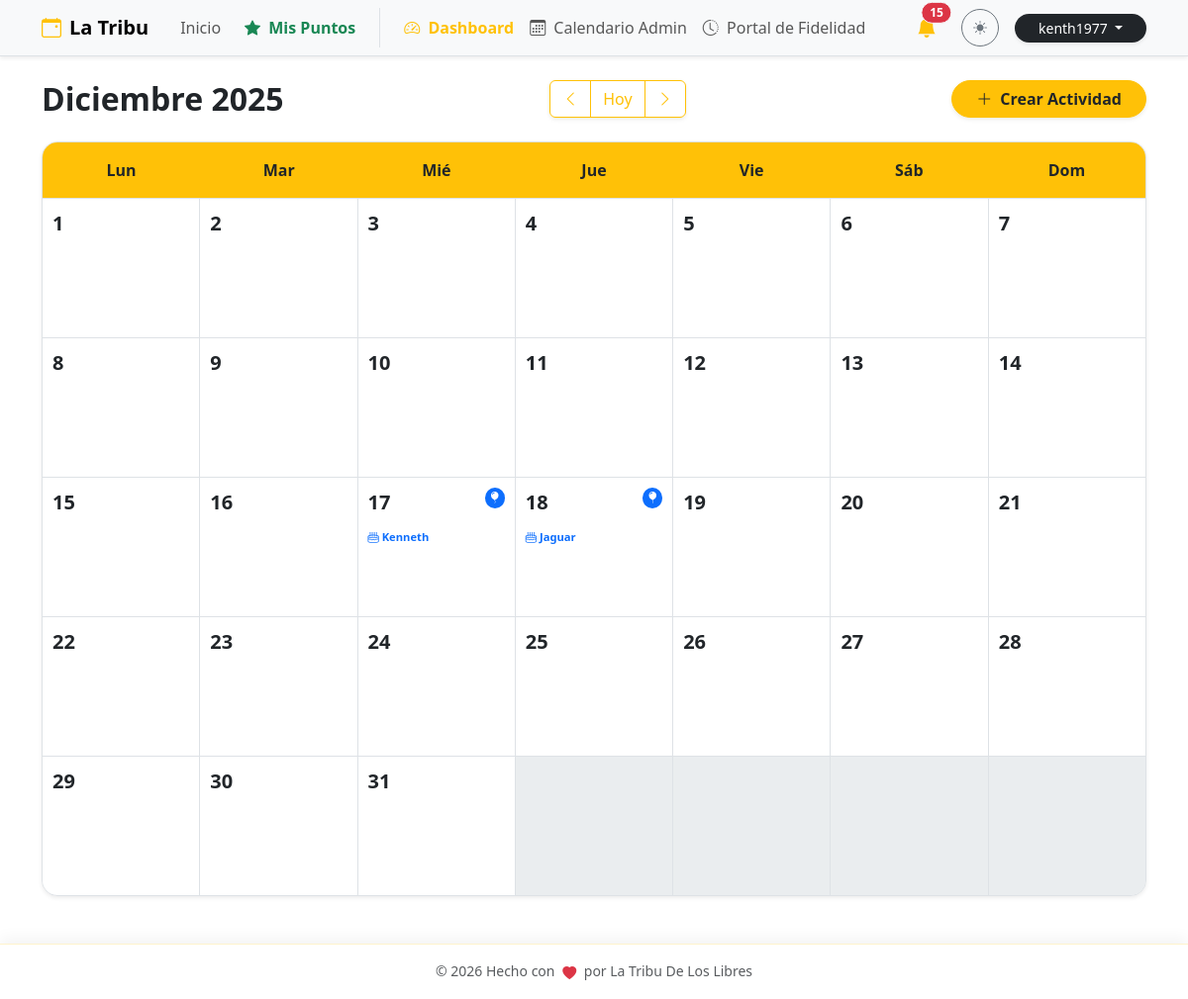
Screenshot of /admin/calendar?year=2026&month=0 (signed in) with the database file from the repository.
### db.py (models this page shows, shortened)
class User(db.Model, UserMixin):
    __tablename__ = 'user'
    id = db.Column(db.Integer, primary_key=True)
    email = db.Column(db.String(120), unique=True, nullable=False)
    password = db.Column(db.String(200), nullable=False)
    is_superuser = db.Column(db.Boolean, default=False)

class Member(db.Model):
    __tablename__ = 'member'
    id = db.Column(db.Integer, primary_key=True)
    pin = db.Column(db.String(6), unique=True, nullable=False)
    nombre = db.Column(db.String(100), nullable=False)
    apellido1 = db.Column(db.String(100), nullable=False)
    apellido2 = db.Column(db.String(100))
    telefono = db.Column(db.String(20))
    birth_date = db.Column(db.Date)
    puntos_totales = db.Column(db.Integer, default=0)
    debt_pending = db.Column(db.Boolean, default=False)
    ultimo_regalo_bday = db.Column(db.Integer, default=0) # Año del último bono acreditado
    bookings = db.relationship('Booking', backref='member', lazy=True)
    logs = db.relationship('PointLog', backref='member', lazy=True)

### logistica.py (the view)
@calendar_bp.route('/admin/calendar')
@login_required
def view():
    cr_today_dt = datetime.now(timezone.utc).replace(tzinfo=None) - timedelta(hours=6)
    year = request.args.get('year', cr_today_dt.year, type=int)
    month = request.args.get('month', cr_today_dt.month, type=int)
    if month > 12: month = 1; year += 1
    elif month < 1: month = 12; year -= 1
    cal = calendar.Calendar(firstweekday=0)
    weeks = cal.monthdayscalendar(year, month)
    events = Event.query.all()
    monthly_birthdays = Member.query.filter(extract('month', Member.birth_date) == month).all()
    return render_template('calendar.html',
                           weeks=weeks, year=year, month=month,
                           month_name=MESES_ES[month],
                           events=events,
                           monthly_birthdays=monthly_birthdays)

### app.py (called while the page is built)
@login_manager.user_loader
def load_user(user_id):
    try:
        return db.session.get(User, int(user_id))
    except (TypeError, ValueError, Exception):
        return None

@app.before_request
def force_https():
    if request.headers.get('X-Forwarded-Proto') == 'http':
        url = request.url.replace('http://', 'https://', 1)
        return redirect(url, code=301)

### rutas.py (called while the page is built)
def get_config(key, default_val=""):
    try:
        conf = SystemConfig.query.filter_by(key=key).first()
        return conf.value if conf else default_val
    except:
        return default_val

### templates/calendar.html (shortened to what this page needs)
{% extends "base.html" %}
{% block content %}
<div class="d-flex flex-column flex-md-row justify-content-between align-items-center mb-4 gap-3 animate__animated animate__fadeIn">
    <h2 class="mb-0 fw-bold">{{ month_name }} {{ year }}</h2>
    <div class="btn-group shadow-sm">
        <a href="{{ url_for('calendar_view.view', year=year, month=month-1) }}" class="btn btn-outline-warning">
            <i class="bi bi-chevron-left"></i>
        </a>
        <a href="{{ url_for('calendar_view.view') }}" class="btn btn-outline-warning">Hoy</a>
        <a href="{{ url_for('calendar_view.view', year=year, month=month+1) }}" class="btn btn-outline-warning">
            <i class="bi bi-chevron-right"></i>
        </a>
    </div>
    <button class="btn btn-warning fw-bold shadow-sm text-dark px-4 rounded-pill" data-bs-toggle="modal" data-bs-target="#addEventModal">
        <i class="bi bi-plus-lg me-2"></i>Crear Actividad
    </button>
</div>
<div class="calendar-wrapper shadow-sm rounded-4 overflow-hidden border bg-white">
    <div class="calendar-header-grid bg-warning text-dark py-3 fw-bold border-bottom text-center">
        <div>Lun</div>
        <div>Mar</div>
        <div>Mié</div>
        <div>Jue</div>
        <div>Vie</div>
        <div>Sáb</div>
        <div>Dom</div>
    </div>
    <div class="calendar-days-grid">
        {% for week in weeks %}
            {% for day in week %}
                <div class="calendar-cell {% if day == 0 %}empty bg-light bg-opacity-50{% else %}clickable-cell{% endif %}"
                     {% if day != 0 %}onclick="if(!event.target.closest('.event-actions') && !event.target.closest('.modal')) openAddModal({{ day }})"{% endif %}>
                    {% if day != 0 %}
                        <div class="d-flex justify-content-between align-items-start mb-2">
                            <span class="day-number fw-bold fs-5">{{ day }}</span>
                            {% set day_birthdays = [] %}
                            {% for mb in monthly_birthdays %}
                                {% if mb.birth_date.day == day %}
                                    {% set _ = day_birthdays.append(mb) %}
                                {% endif %}
                            {% endfor %}
                            {% if day_birthdays %}
                                <span class="badge bg-primary rounded-circle p-1" title="Cumpleaños: {{ day_birthdays|length }}">
                                    <i class="bi bi-balloon-fill"></i>
                                </span>
                            {% endif %}
                        </div>
                        <div class="event-stack">
                            {% for bday_person in day_birthdays %}
                                <div class="x-small text-primary fw-bold mt-1">
                                    <i class="bi bi-cake2"></i> {{ bday_person.nombre }}
                                </div>
                            {% endfor %}
                        </div>
                    {% endif %}
                </div>
            {% endfor %}
        {% endfor %}
    </div>
</div>
{% endblock %}

### templates/base.html (shortened to what this page needs)
<!DOCTYPE html>
<html lang="es" data-bs-theme="light">
<head>
    <link href="https://cdn.jsdelivr.net/npm/bootstrap@5.3.2/dist/css/bootstrap.min.css" rel="stylesheet">
    <link rel="stylesheet" href="https://cdn.jsdelivr.net/npm/bootstrap-icons@1.11.1/font/bootstrap-icons.css">
    <link rel="stylesheet" href="https://cdnjs.cloudflare.com/ajax/libs/animate.css/4.1.1/animate.min.css"/>
</head>
<body>
    <nav class="navbar navbar-expand-lg bg-body-tertiary border-bottom sticky-top shadow-sm">
        <div class="container">
            <a class="navbar-brand fw-bold" href="{{ url_for('main.home') }}">
                <i class="bi bi-calendar-event me-2 text-warning"></i>La Tribu
            </a>
            <div class="collapse navbar-collapse" id="navbarNav">
                <ul class="navbar-nav me-auto align-items-center">
                    <li class="nav-item">
                        <a class="nav-link px-3" href="{{ url_for('main.home') }}">Inicio</a>
                    </li>
                    <li class="nav-item">
                        <button class="nav-link btn btn-link text-decoration-none fw-bold text-success border-0 bg-transparent" data-bs-toggle="modal" data-bs-target="#pointsModal">
                            <i class="bi bi-star-fill me-1"></i> Mis Puntos
                        </button>
                    </li>
                    {% if current_user.is_authenticated and current_user.is_superuser %}
                    <li class="nav-item ms-lg-3 border-start ps-lg-3">
                        <a class="nav-link fw-bold text-warning" href="{{ url_for('main.dashboard') }}">
                            <i class="bi bi-speedometer2 me-1"></i> Dashboard
                        </a>
                    </li>
                    <li class="nav-item">
                        <a class="nav-link" href="{{ url_for('calendar_view.view') }}">
                            <i class="bi bi-calendar3 me-1"></i> Calendario Admin
                        </a>
                    </li>
                    <li class="nav-item">
                        <a class="nav-link" href="{{ url_for('puntos.historial_global') }}">
                            <i class="bi bi-clock-history me-1"></i> Portal de Fidelidad
                        </a>
                    </li>
                    {% endif %}
                </ul>
                <div class="d-flex align-items-center gap-3 mt-3 mt-lg-0">
                    {% if current_user.is_authenticated and current_user.is_superuser %}
                    <div class="dropdown">
                        <button class="btn btn-link position-relative text-dark p-0 me-2" type="button" data-bs-toggle="dropdown" aria-expanded="false">
                            <i class="bi bi-bell-fill fs-5 text-warning"></i>
                            {% if admin_unread_count > 0 %}
                            <span class="position-absolute top-0 start-100 translate-middle badge rounded-pill bg-danger border border-light animate__animated animate__pulse animate__infinite">
                                {{ admin_unread_count }}
                            </span>
                            {% endif %}
                        </button>
                    </div>
                    {% endif %}
                    <button class="btn btn-sm btn-outline-secondary rounded-circle" id="themeToggler" title="Cambiar tema" style="width: 38px; height: 38px; padding: 0;">
                        <i class="bi bi-sun-fill" id="themeIcon"></i>
                    </button>
                    {% if current_user.is_authenticated %}
                        <div class="dropdown">
                            <button class="btn btn-dark btn-sm rounded-pill px-4 dropdown-toggle shadow-sm border-0" type="button" data-bs-toggle="dropdown">
                                {{ current_user.email.split('@')[0] }}
                            </button>
                        </div>
                    {% else %}
                        <a href="{{ url_for('auth.login') }}" class="btn btn-warning btn-sm text-dark fw-bold rounded-pill px-4 shadow-sm border-0">
                            <i class="bi bi-lock-fill me-1"></i>Admin
                        </a>
                    {% endif %}
                </div>
            </div>
        </div>
    </nav>
    <main class="container py-4">
        {% block content %}{% endblock %}
    </main>
    <footer class="footer-sticky-blur py-3 text-center">
        <div class="container d-flex justify-content-center align-items-center gap-3">
            <span class="text-body-secondary fw-medium small">
                © 2026 Hecho con <i class="bi bi-heart-fill text-danger heart-beat mx-1"></i> por La Tribu De Los Libres
            </span>
        </div>
    </footer>
</body>
</html>

### templates/base.html (style rules this page uses)
.heart-beat { display: inline-block; animation: heartbeat 1.5s infinite; vertical-align: middle; }
.footer-sticky-blur { position: fixed; bottom: 0; width: 100%; z-index: 1030; backdrop-filter: blur(12px); -webkit-backdrop-filter: blur(12px); background-color: rgba(var(--bs-body-bg-rgb), 0.8) !important; border-top: 1px solid rgba(var(--bs-warning-rgb), 0.2); box-shadow: 0 -5px 15px rgba(0, 0, 0, 0.05); }
body { padding-bottom: 80px; min-height: 100vh; display: flex; flex-direction: column; transition: background-color 0.3s ease, color 0.3s ease; }
main { flex: 1; }
.nav-link, .btn { transition: all 0.2s ease-in-out; }

### templates/calendar.html (style rules this page uses)
.calendar-header-grid { display: grid; grid-template-columns: repeat(7, 1fr); text-align: center; background-color: #ffc107; }
.calendar-days-grid { display: grid; grid-template-columns: repeat(7, 1fr); background-color: #dee2e6; gap: 1px; }
.calendar-cell { min-height: 140px; background-color: #fff; padding: 10px; transition: background-color 0.2s ease; }
.day-number { color: #adb5bd; }
.clickable-cell .day-number { color: #212529; }
.event-stack { display: flex; flex-direction: column; gap: 4px; }
.x-small { font-size: 0.7rem; }

### rows the page displays
User: email "kenth1977"
Member: nombre "Kenneth"
Member: nombre "Jaguar"

### other values shown
{{ admin_unread_count }} "15"
{{ month_name }} "Diciembre"
{{ year }} "2025"
{{ day }} "1" "2" "3" "4" "5" "6" "7" "8" "9" "10" "11" "12" "13" "14" "15" "16" "17" "18" "19" "20" "21" "22" "23" "24" "25" "26" "27" "28" "29" "30" "31"
